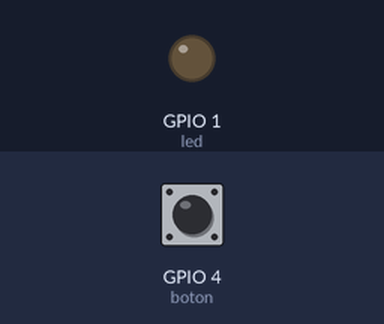
Simulated run of this sketch. Board: ESP32. Parts: output pins drawn as LEDs (lit = HIGH). Inputs (shaded band) come from the test bench; at power-on: GPIO 4 (boton) LOW. WiFi joins after 1.5 s; servers stay silent unless stated; web services answer with replies made up by the test bench; what the sketch prints to the serial monitor is not drawn.

Above: at 3.7 s.
3.8 s: GPIO 4 (boton) pulled HIGH for 3 s
At 6.3 s:
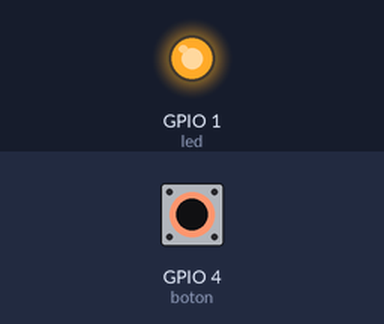
Timing chart, 0 to 10.4 s (numbered marks = the images above; inputs shaded):
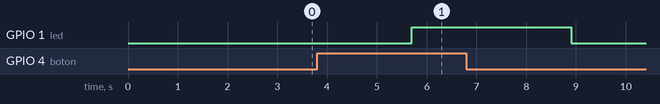

The sketch:

esp32_wifi_boton.ino
```cpp
#include <WiFi.h>
#include <HTTPClient.h>

int boton = 4;
int led = 1;

int status_boton = 0;

String url = "https://api.thingspeak.com/update?";
String api_key = "NZUJ6QMBRY8VJSTS";
String sensor = "field1";

void setup() {
  pinMode(led, OUTPUT);
  pinMode(boton, INPUT);

  delay(1000);
  Serial.begin(115200);

  WiFi.begin("Guty", "123456789");

  while ((WiFi.status() != WL_CONNECTED)) {
    delay(500);
    Serial.print(".");
  }
  Serial.println("WiFi conectado");
}

void loop() {
  status_boton = digitalRead(boton);

  if (status_boton == 1) {
    digitalWrite(led, HIGH);
  } else {
    digitalWrite(led, LOW);
  }

  if ((WiFi.status() == WL_CONNECTED)) {
    HTTPClient http;

    String message = url + "api_key=" + api_key + "&" + sensor + "=" + String(status_boton);
    http.begin(message);

    int httpCode = http.GET();
    Serial.println(message);
    Serial.print("Código GET: ");
    Serial.println(httpCode);

    http.end();
  }

  delay(3000);
}
```

Measured:
- after the input at 3.8 s, GPIO 1 (led): LOW → HIGH after 1.9 s, → LOW 3.2 s later
